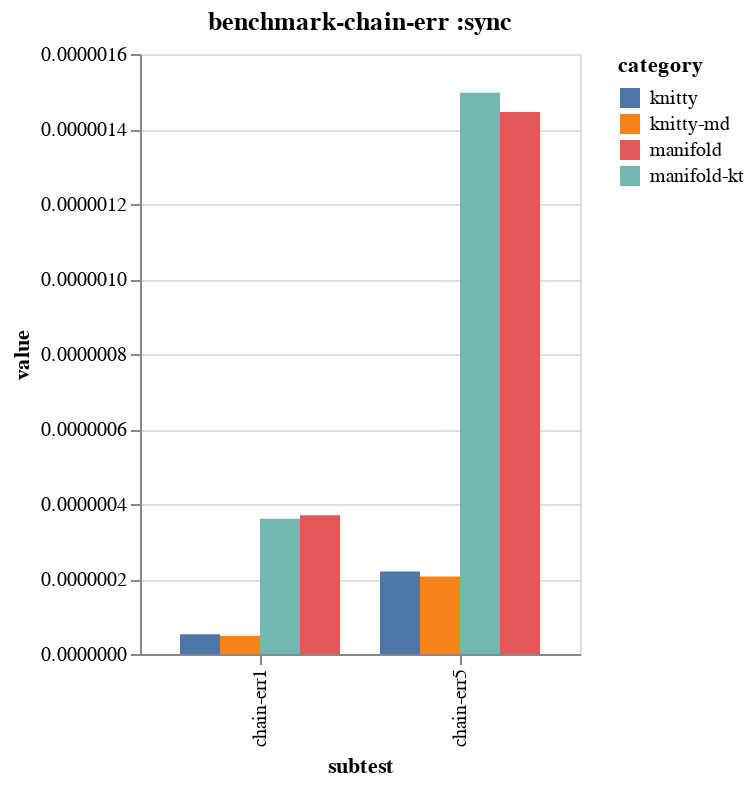
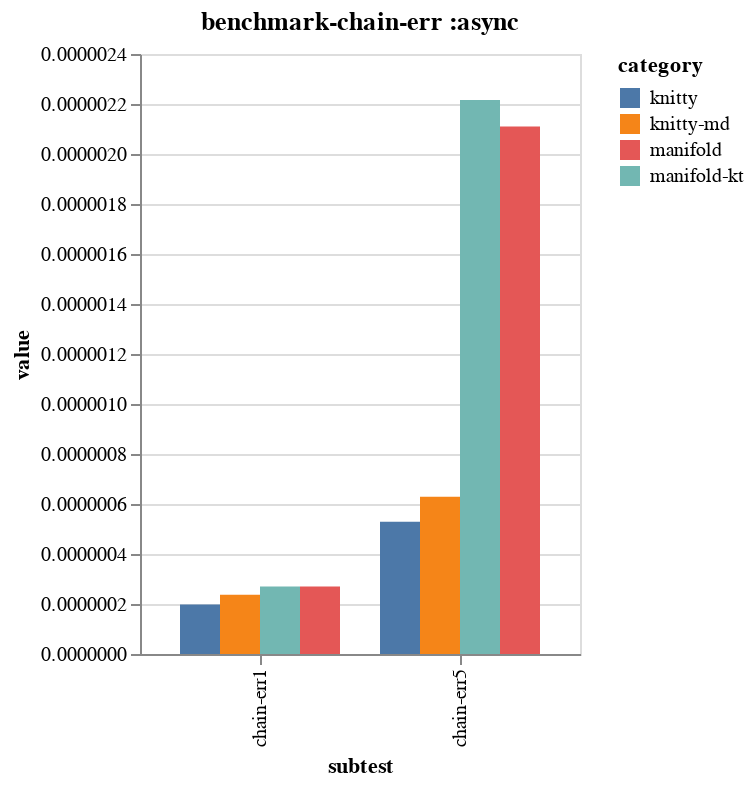
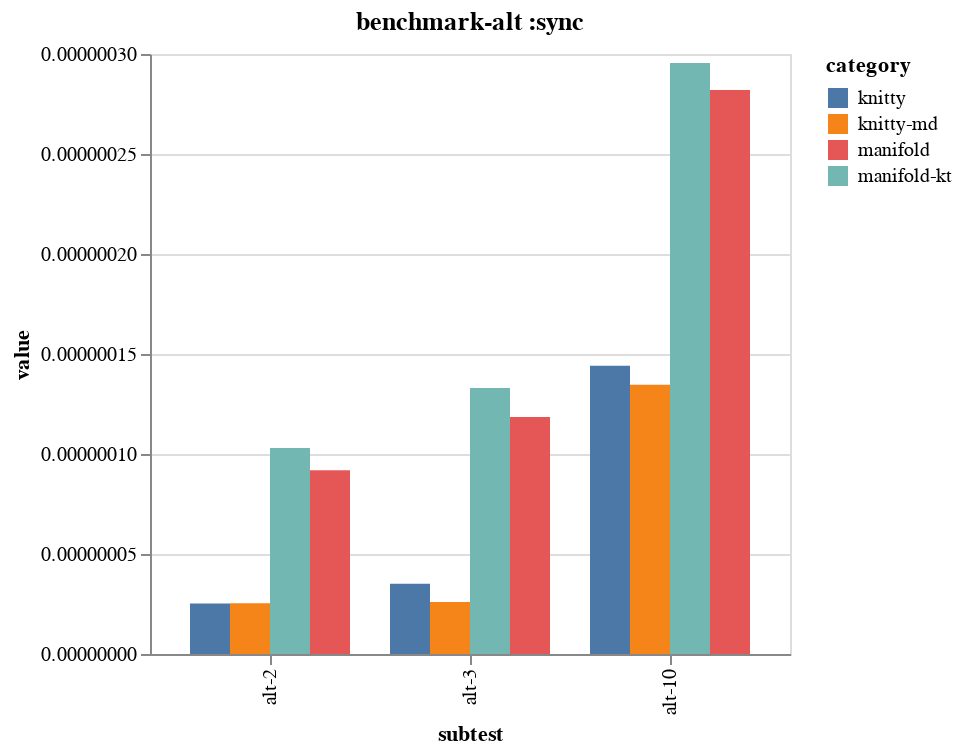
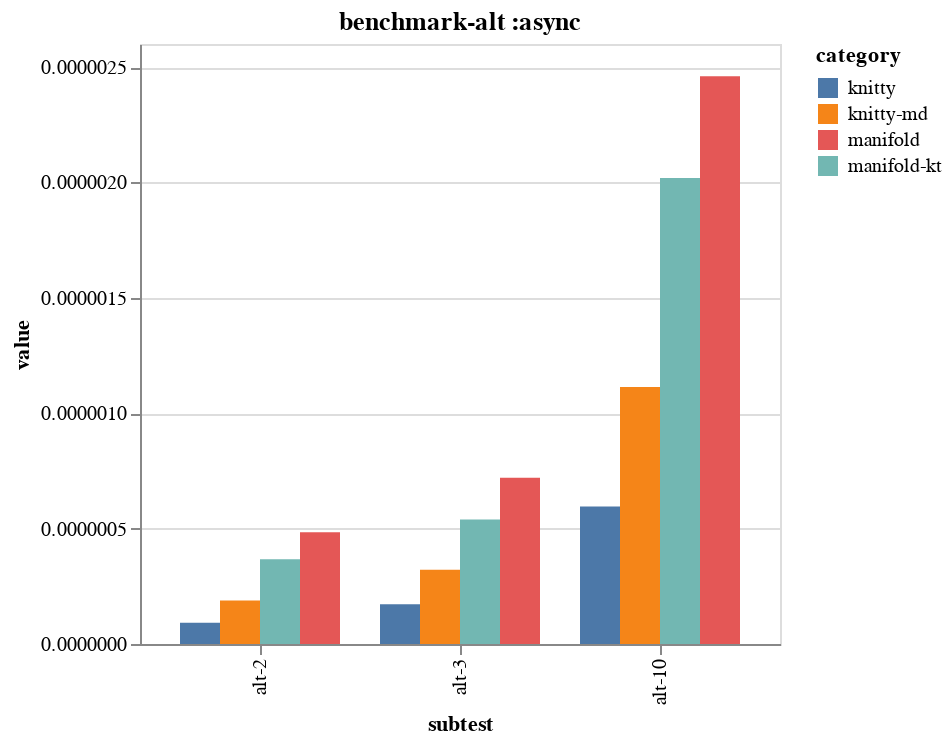

Notebook cell for these charts, in order:
### Code cell
(defn render-test [test mode]
  (render-test-result
   (str test (when mode (str " " mode)))
   (filter
    #(and (= test (:test %))
          (= mode (:mode %)))
    gdata)))

(doseq [t ["benchmark-chain-err"
           "benchmark-alt"
           "benchmark-zip-list"
           "benchmark-chain-in"
           "benchmark-loop"
           "benchmark-chain"
           "benchmark-zip"]]
  (display/display (display/hiccup-html  [:h3 "test: " t]))
  (render-test t :sync)
  (render-test t :async))

### Figure 1 — Vega-Lite specification as saved in the notebook (floating-point values rounded to 4 significant figures)
{"data": {"values": [{"category": "manifold-kt", "full_test_id": ["benchmark-chain-err", "value", "chain-err1"], "mode": "sync", "subtest": "chain-err1", "test": "benchmark-chain-err", "value": 3.605e-07}, {"category": "manifold-kt", "full_test_id": ["benchmark-chain-err", "value", "chain-err5"], "mode": "sync", "subtest": "chain-err5", "test": "benchmark-chain-err", "value": 1.496e-06}, {"category": "knitty", "full_test_id": ["benchmark-chain-err", "value", "chain-err1"], "mode": "sync", "subtest": "chain-err1", "test": "benchmark-chain-err", "value": 5.278e-08}, {"category": "knitty", "full_test_id": ["benchmark-chain-err", "value", "chain-err5"], "mode": "sync", "subtest": "chain-err5", "test": "benchmark-chain-err", "value": 2.2e-07}, {"category": "manifold", "full_test_id": ["benchmark-chain-err", "value", "chain-err1"], "mode": "sync", "subtest": "chain-err1", "test": "benchmark-chain-err", "value": 3.701e-07}, {"category": "manifold", "full_test_id": ["benchmark-chain-err", "value", "chain-err5"], "mode": "sync", "subtest": "chain-err5", "test": "benchmark-chain-err", "value": 1.445e-06}, {"category": "knitty-md", "full_test_id": ["benchmark-chain-err", "value", "chain-err1"], "mode": "sync", "subtest": "chain-err1", "test": "benchmark-chain-err", "value": 4.838e-08}, {"category": "knitty-md", "full_test_id": ["benchmark-chain-err", "value", "chain-err5"], "mode": "sync", "subtest": "chain-err5", "test": "benchmark-chain-err", "value": 2.068e-07}]}, "encoding": {"color": {"field": "category", "type": "nominal"}, "x": {"field": "subtest", "sort": null}, "xOffset": {"field": "category", "sort": ["knitty", "knitty-md", "manifold-kt", "manifold"]}, "y": {"field": "value", "type": "quantitative"}}, "mark": "bar", "title": "benchmark-chain-err :sync"}

### Figure 2 — Vega-Lite specification as saved in the notebook (floating-point values rounded to 4 significant figures)
{"data": {"values": [{"category": "manifold-kt", "full_test_id": ["benchmark-chain-err", "defer", "chain-err1"], "mode": "async", "subtest": "chain-err1", "test": "benchmark-chain-err", "value": 2.697e-07}, {"category": "manifold-kt", "full_test_id": ["benchmark-chain-err", "defer", "chain-err5"], "mode": "async", "subtest": "chain-err5", "test": "benchmark-chain-err", "value": 2.216e-06}, {"category": "knitty", "full_test_id": ["benchmark-chain-err", "defer", "chain-err1"], "mode": "async", "subtest": "chain-err1", "test": "benchmark-chain-err", "value": 1.982e-07}, {"category": "knitty", "full_test_id": ["benchmark-chain-err", "defer", "chain-err5"], "mode": "async", "subtest": "chain-err5", "test": "benchmark-chain-err", "value": 5.289e-07}, {"category": "manifold", "full_test_id": ["benchmark-chain-err", "defer", "chain-err1"], "mode": "async", "subtest": "chain-err1", "test": "benchmark-chain-err", "value": 2.698e-07}, {"category": "manifold", "full_test_id": ["benchmark-chain-err", "defer", "chain-err5"], "mode": "async", "subtest": "chain-err5", "test": "benchmark-chain-err", "value": 2.11e-06}, {"category": "knitty-md", "full_test_id": ["benchmark-chain-err", "defer", "chain-err1"], "mode": "async", "subtest": "chain-err1", "test": "benchmark-chain-err", "value": 2.37e-07}, {"category": "knitty-md", "full_test_id": ["benchmark-chain-err", "defer", "chain-err5"], "mode": "async", "subtest": "chain-err5", "test": "benchmark-chain-err", "value": 6.291e-07}]}, "encoding": {"color": {"field": "category", "type": "nominal"}, "x": {"field": "subtest", "sort": null}, "xOffset": {"field": "category", "sort": ["knitty", "knitty-md", "manifold-kt", "manifold"]}, "y": {"field": "value", "type": "quantitative"}}, "mark": "bar", "title": "benchmark-chain-err :async"}

### Figure 3 — Vega-Lite specification as saved in the notebook (floating-point values rounded to 4 significant figures)
{"data": {"values": [{"category": "manifold-kt", "full_test_id": ["benchmark-alt", "value", "alt-2"], "mode": "sync", "subtest": "alt-2", "test": "benchmark-alt", "value": 1.031e-07}, {"category": "manifold-kt", "full_test_id": ["benchmark-alt", "value", "alt-3"], "mode": "sync", "subtest": "alt-3", "test": "benchmark-alt", "value": 1.33e-07}, {"category": "manifold-kt", "full_test_id": ["benchmark-alt", "value", "alt-10"], "mode": "sync", "subtest": "alt-10", "test": "benchmark-alt", "value": 2.955e-07}, {"category": "knitty", "full_test_id": ["benchmark-alt", "value", "alt-2"], "mode": "sync", "subtest": "alt-2", "test": "benchmark-alt", "value": 2.521e-08}, {"category": "knitty", "full_test_id": ["benchmark-alt", "value", "alt-3"], "mode": "sync", "subtest": "alt-3", "test": "benchmark-alt", "value": 3.517e-08}, {"category": "knitty", "full_test_id": ["benchmark-alt", "value", "alt-10"], "mode": "sync", "subtest": "alt-10", "test": "benchmark-alt", "value": 1.442e-07}, {"category": "manifold", "full_test_id": ["benchmark-alt", "value", "alt-2"], "mode": "sync", "subtest": "alt-2", "test": "benchmark-alt", "value": 9.193e-08}, {"category": "manifold", "full_test_id": ["benchmark-alt", "value", "alt-3"], "mode": "sync", "subtest": "alt-3", "test": "benchmark-alt", "value": 1.185e-07}, {"category": "manifold", "full_test_id": ["benchmark-alt", "value", "alt-10"], "mode": "sync", "subtest": "alt-10", "test": "benchmark-alt", "value": 2.819e-07}, {"category": "knitty-md", "full_test_id": ["benchmark-alt", "value", "alt-2"], "mode": "sync", "subtest": "alt-2", "test": "benchmark-alt", "value": 2.532e-08}, {"category": "knitty-md", "full_test_id": ["benchmark-alt", "value", "alt-3"], "mode": "sync", "subtest": "alt-3", "test": "benchmark-alt", "value": 2.594e-08}, {"category": "knitty-md", "full_test_id": ["benchmark-alt", "value", "alt-10"], "mode": "sync", "subtest": "alt-10", "test": "benchmark-alt", "value": 1.347e-07}]}, "encoding": {"color": {"field": "category", "type": "nominal"}, "x": {"field": "subtest", "sort": null}, "xOffset": {"field": "category", "sort": ["knitty", "knitty-md", "manifold-kt", "manifold"]}, "y": {"field": "value", "type": "quantitative"}}, "mark": "bar", "title": "benchmark-alt :sync"}

### Figure 4 — Vega-Lite specification as saved in the notebook (floating-point values rounded to 4 significant figures)
{"data": {"values": [{"category": "manifold-kt", "full_test_id": ["benchmark-alt", "defer", "alt-2"], "mode": "async", "subtest": "alt-2", "test": "benchmark-alt", "value": 3.668e-07}, {"category": "manifold-kt", "full_test_id": ["benchmark-alt", "defer", "alt-3"], "mode": "async", "subtest": "alt-3", "test": "benchmark-alt", "value": 5.395e-07}, {"category": "manifold-kt", "full_test_id": ["benchmark-alt", "defer", "alt-10"], "mode": "async", "subtest": "alt-10", "test": "benchmark-alt", "value": 2.02e-06}, {"category": "knitty", "full_test_id": ["benchmark-alt", "defer", "alt-2"], "mode": "async", "subtest": "alt-2", "test": "benchmark-alt", "value": 9.229e-08}, {"category": "knitty", "full_test_id": ["benchmark-alt", "defer", "alt-3"], "mode": "async", "subtest": "alt-3", "test": "benchmark-alt", "value": 1.728e-07}, {"category": "knitty", "full_test_id": ["benchmark-alt", "defer", "alt-10"], "mode": "async", "subtest": "alt-10", "test": "benchmark-alt", "value": 5.963e-07}, {"category": "manifold", "full_test_id": ["benchmark-alt", "defer", "alt-2"], "mode": "async", "subtest": "alt-2", "test": "benchmark-alt", "value": 4.841e-07}, {"category": "manifold", "full_test_id": ["benchmark-alt", "defer", "alt-3"], "mode": "async", "subtest": "alt-3", "test": "benchmark-alt", "value": 7.208e-07}, {"category": "manifold", "full_test_id": ["benchmark-alt", "defer", "alt-10"], "mode": "async", "subtest": "alt-10", "test": "benchmark-alt", "value": 2.46e-06}, {"category": "knitty-md", "full_test_id": ["benchmark-alt", "defer", "alt-2"], "mode": "async", "subtest": "alt-2", "test": "benchmark-alt", "value": 1.882e-07}, {"category": "knitty-md", "full_test_id": ["benchmark-alt", "defer", "alt-3"], "mode": "async", "subtest": "alt-3", "test": "benchmark-alt", "value": 3.22e-07}, {"category": "knitty-md", "full_test_id": ["benchmark-alt", "defer", "alt-10"], "mode": "async", "subtest": "alt-10", "test": "benchmark-alt", "value": 1.113e-06}]}, "encoding": {"color": {"field": "category", "type": "nominal"}, "x": {"field": "subtest", "sort": null}, "xOffset": {"field": "category", "sort": ["knitty", "knitty-md", "manifold-kt", "manifold"]}, "y": {"field": "value", "type": "quantitative"}}, "mark": "bar", "title": "benchmark-alt :async"}
